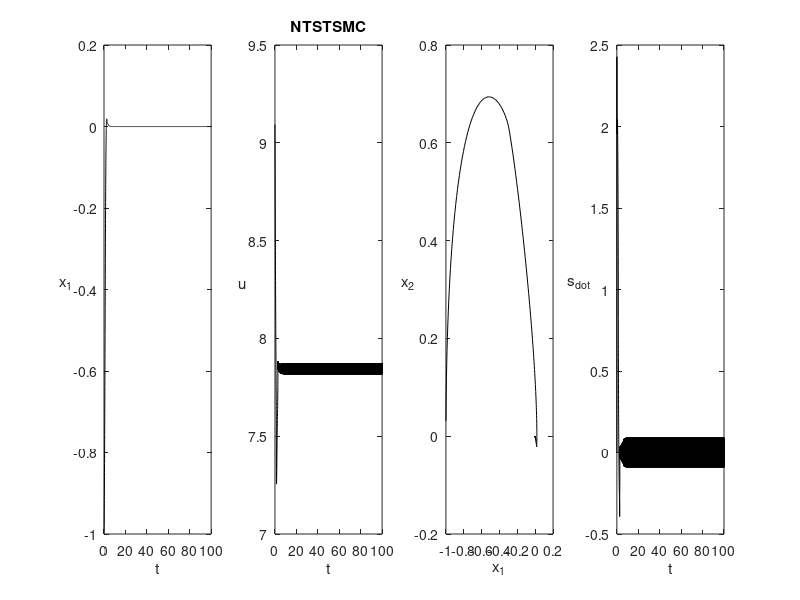

Write MATLAB code to recreate this figure.
clc,clear

for num = 1
clear
t_end = 100; n = 5000;dt = t_end/n;
m = 0.8; g = 9.80665; %Ix = 0.005; Iy = 0.005; Iz = 0.009; L = 0.33 / 2;
Kz = 0;

alpha = 2;beta = 1;gamma = 0.4;
mu = 15/17;r = 5/3;

%K2_array = [];
K1 = 1;K2 = (K1^2)/2;

ez = -1; ez_dot = 0; z_des_dotdot = 0;
s_z_integ = 0;
y1_array = [];
y2_array = [];
s_array = [];s_z_integ_array =[];u_array=[];s_dot_array=0;
for t = linspace(0,t_end,n)
    
    s = alpha * ez +  real(beta * sign(ez_dot) * abs(ez_dot) ^ mu) + real(gamma * sign(ez) * abs(ez) ^ r);
    s_z_integ = s_z_integ + K2 * sign(s) * dt;
    if (t > 0); s_dot = (s - s_array(1,end))/dt; end

    u = -m*(-g - Kz/m*ez_dot - z_des_dotdot + alpha/(beta*mu)*sign(ez_dot) * abs(ez_dot)^(2-mu)...
    + gamma*r/(beta*mu)*(sign(ez) * abs(ez)^(r-1))* sign(ez_dot) * abs(ez_dot)^(2-mu) + K1*(abs(s))^(1/2)*sign(s)...
    + s_z_integ);

    u = u * 1;
    ez_dot = ez_dot + (u/m -g) * dt;
    ez = ez + ez_dot * dt;
    u_array = [u_array,u];
    s_array = [s_z_integ,s];
    s_z_integ_array = [s_z_integ_array, s_z_integ ];
    if (t > 0); s_dot_array = [s_dot_array,s_dot]; end
    y1_array = [y1_array, ez];
    y2_array = [y2_array, ez_dot];
end
t = linspace(0,t_end,n);
figure,
subplot(1,4,1);plot(t,y1_array,'k');xlabel('t');ylabel('x_1',"Rotation",0)
subplot(1,4,2);plot(t,u_array,'k');xlabel('t');ylabel('u',"Rotation",0);title('NTSTSMC')
subplot(1,4,3);plot(y1_array,y2_array,'k');xlabel('x_1');ylabel('x_2',"Rotation",0)
subplot(1,4,4);plot(t,s_dot_array,'k');xlabel('t');ylabel('s_{dot}',"Rotation",0)

end